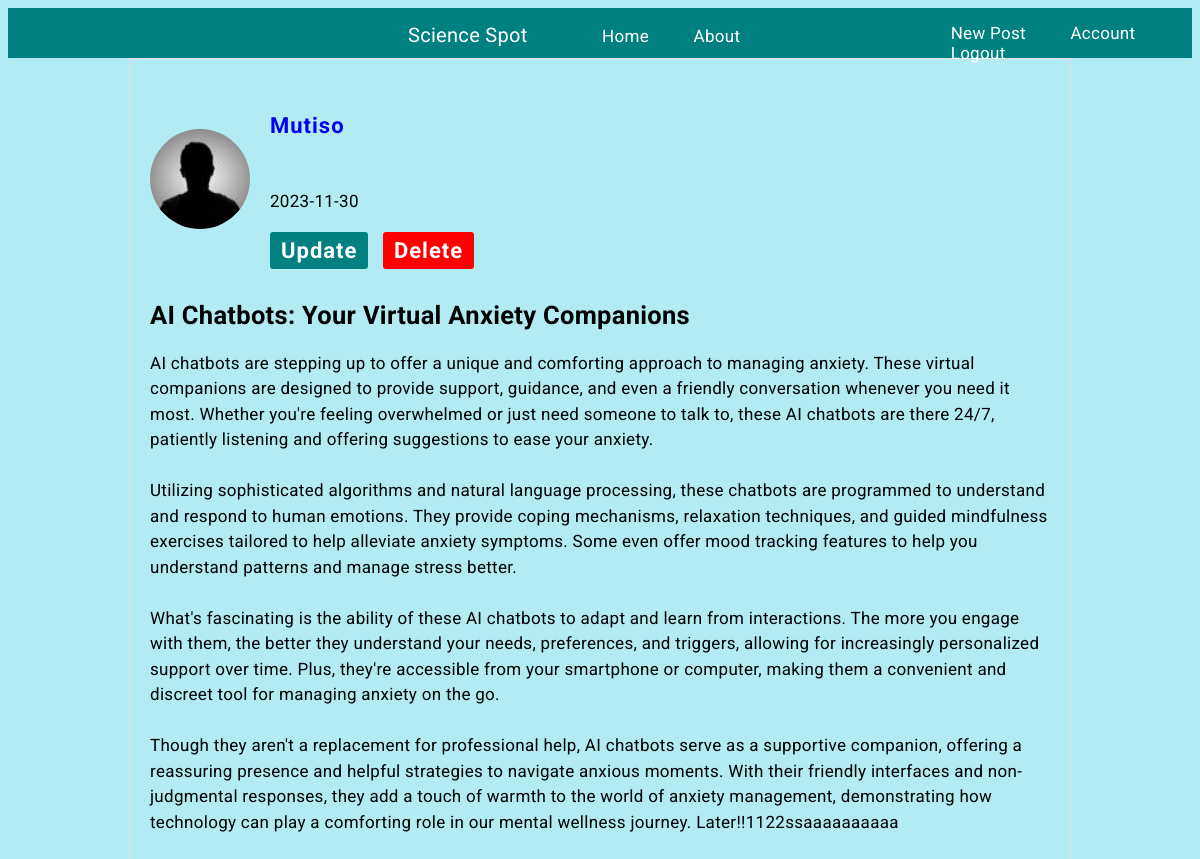
Page /post/12 (signed in) on the earlier database version.
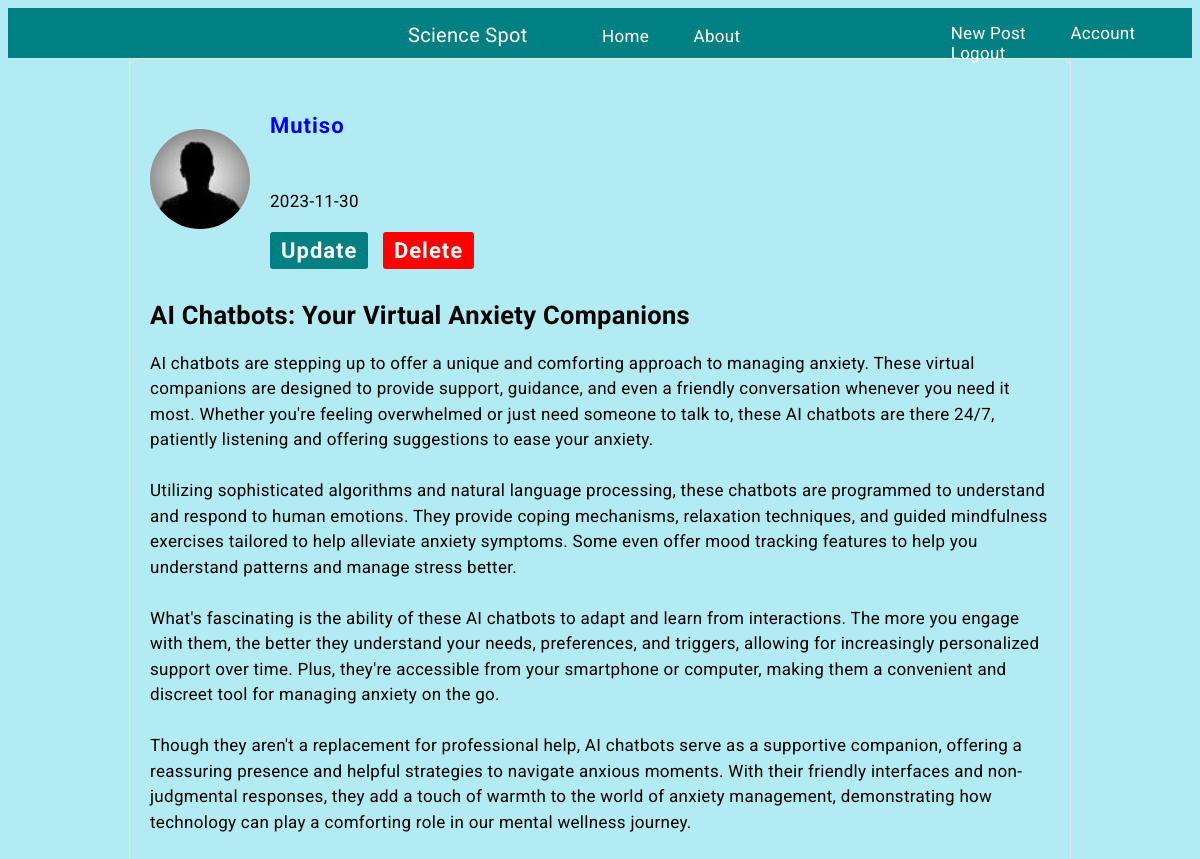
Same page on the later database version.
### flaskblog/models.py (models this page shows, shortened)
class User(db.Model, UserMixin):
    id = db.Column(db.Integer, primary_key=True)
    username = db.Column(db.String(20), unique=True, nullable=False)
    email = db.Column(db.String(120), unique=True, nullable=False)
    image_file = db.Column(db.String(20), nullable=False, default='default.jpg')
    password = db.Column(db.String(60), nullable=False)
    posts = db.relationship('Post', backref='author', lazy=True)
    """How ro represent our user model"""

class Post(db.Model):
    id = db.Column(db.Integer, primary_key=True)
    title = db.Column(db.String(100), nullable=False)
    date_posted = db.Column(db.DateTime, nullable=False, default=datetime.utcnow)
    content = db.Column(db.Text, nullable=False)
    user_id = db.Column(db.Integer, db.ForeignKey('user.id'), nullable=False)
    """How ro represent our post model"""

### flaskblog/routes.py (the view)
@app.route("/post/<int:post_id>")
@login_required
def post(post_id):
    post = Post.query.get_or_404(post_id)
    return render_template('post.html', title=post.title, post=post)

### flaskblog/models.py (called while the page is built)
@login_manager.user_loader
def load_user(user_id):
    return User.query.get(int(user_id))

### flaskblog/templates/post.html
{% extends 'layout.html' %} {% block content %}
<div class="homedivpost">
  <div class="homedivdetails">
    <img class="accountimageclass" src="{{ url_for('static', filename='images/' + post.author.image_file) }}"/>
    <div class="user-details">
      <p><a href="{{ url_for('user_posts', username=post.author.username) }}">{{ post.author.username }}</a></p>
      <p>{{ post.date_posted.strftime('%Y-%m-%d') }}</p>
      {% if post.author == current_user %}
        <div class="action-links">
          <a class="update-link" href="{{ url_for('update_post', post_id=post.id) }}">Update</a>
          <a class="delete-link" href="{{ url_for('delete_post', post_id=post.id) }}">Delete</a>
        </div>
      {% endif %}
    </div>
  </div>
  <p><h2>{{ post.title }}</h2></p>
  <p>{{ post.content }}</p>
</div>
{% endblock %}

### flaskblog/templates/layout.html (shortened to what this page needs)
<!DOCTYPE html>
<html lang="en">
  <head>
    <link
      rel="stylesheet"
      type="text/css"
      href="{{ url_for('static', filename='navigation.css') }}"
    />
    <link
      rel="stylesheet"
      type="text/css"
      href="{{ url_for('static', filename='styles2.css') }}"
    />
    <link
      rel="stylesheet"
      type="text/css"
      href="{{ url_for('static', filename='style.css') }}"
    />
  </head>
  <body>
    <nav>
      <div class="container">
        <div class="left-section">
          <a class="logo">Science Spot</a>
          <a class="text" href="{{ url_for('home') }}">Home</a>
          <a class="text" href="{{ url_for('about') }}">About</a>
        </div>
        <div class="right-section">
          {% if current_user.is_authenticated %}
          <a class="text" href="{{ url_for('new_post') }}">New Post</a>
          <a class="text" href="{{ url_for('account') }}">Account</a>
          <a class="text" href="{{ url_for('logout') }}">Logout</a>
          {% else %}
          <a class="text" href="{{ url_for('login') }}">Login</a>
          <a class="text" href="{{ url_for('register') }}">Register</a>
          {% endif %}
        </div>
      </div>
    </nav>
    <div>
       {% block content %} {% endblock %}
    </div>
  </body>
</html>

### flaskblog/static/navigation.css (style rules this page uses)
* { text-decoration: none; }
nav { background-color: teal; height: 50px; }
.container { display: flex; flex-direction: row; justify-content: space-between; padding-top: 15px; }
.left-section { flex: 2; margin-left: 400px; }
.logo { font-size: 20px; font-family: 500; padding-right: 50px; color: white; }
.right-section { flex: 1; }
.text { padding: 20px; font-size: 17px; color: white; }

### flaskblog/static/style.css (style rules this page uses)
body { background: #B2EBF2; font-size: 17px; letter-spacing: 0.3px; font-family: roboto, sans-serif; }
.accountimageclass { border-radius: 50%; width: 100px; height: 100px; object-fit: cover; }
.homedivdetails { display: flex; align-items: center; }
.user-details { display: flex; flex-direction: column; margin-left: 20px; }
.user-details a { padding-top: 20px; text-decoration: none; font-weight: bold; font-size: 22px; letter-spacing: 1px; margin-bottom: 10px; }
.user-details > p { margin-top: 30px; }
.homedivpost { margin: auto; padding: 20px; width: 900px; height: 100%; border: 1px solid rgb(231, 226, 226); }
.homedivpost p { word-wrap: break-word; white-space: pre-line; line-height: 1.5; }
.action-links { display: inline-block; }
.action-links a { display: inline-block; margin-right: 10px; padding: 5px 10px; text-decoration: none; border: 1px solid transparent; border-radius: 3px; }
.action-links a.update-link { background-color: teal; color: white; }
.action-links a.delete-link { background-color: red; color: white; }

Differences in the rows shown:
changed Post "AI Chatbots: Your Virtual Anxiety Companions": content "…our mental wellness journey. Later!!1122ssaaaaaaaaaa" → "…our mental wellness journey."
